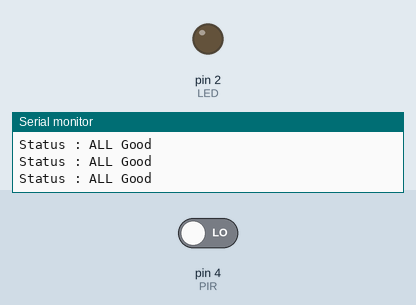
The sketch below on a simulated Arduino Uno, built with avr-gcc and run on an emulated ATmega328P. Shown: output pins drawn as LEDs (lit = HIGH), the last lines printed to the serial monitor. The test bench sets the inputs (shaded band); at power-on: pin 4 (PIR) LOW.

Above: at 1.2 s.
1.3 s: pin 4 (PIR) driven HIGH
At 2.1 s:
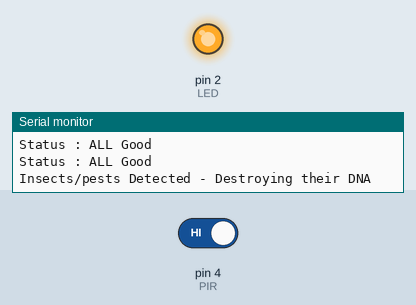
2.8 s: pin 4 (PIR) driven LOW
At 5.6 s:
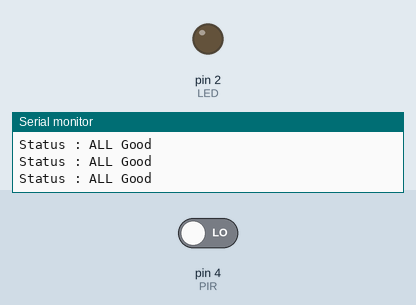
Timing chart, 0 to 7.1 s (numbered marks = the images above; inputs shaded):
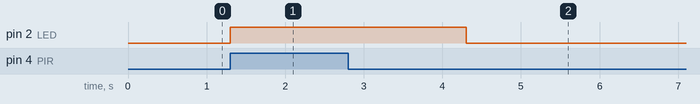

Measured:
- after the input at 1.3 s, pin 2 (LED): LOW → HIGH at once
- after the input at 2.8 s, pin 2 (LED): HIGH → LOW after 1.5 s

The sketch:

PIR_UVC.ino
```cpp
/*
 * ------------------------------------------------------- *
 Team Sauber
 AWS Digital Hackathon
 Theme: Agriculture - Post Harvest Management
 Project Title: Smart Sanitization Storage Room (SSS-Room)
 * ------------------------------------------------------- *
*/

// Global Variables
int LED = 2;
int PIR = 4;

void setup() {
  //Initialising Variables
  pinMode(LED,OUTPUT);
  pinMode(PIR,INPUT);
  Serial.begin(9600);

}

void loop() {
  //Main code
  if(digitalRead(PIR)==HIGH){
    digitalWrite(LED,HIGH);
    Serial.println("Insects/pests Detected - Destroying their DNA");
    delay(3000); // wait for 100 milliseconds
  }
  else
  {
    digitalWrite(LED,LOW);
    Serial.println("Status : ALL Good")  ;
    delay(100); //wait for 1000 milliseconds
  }
}
```
